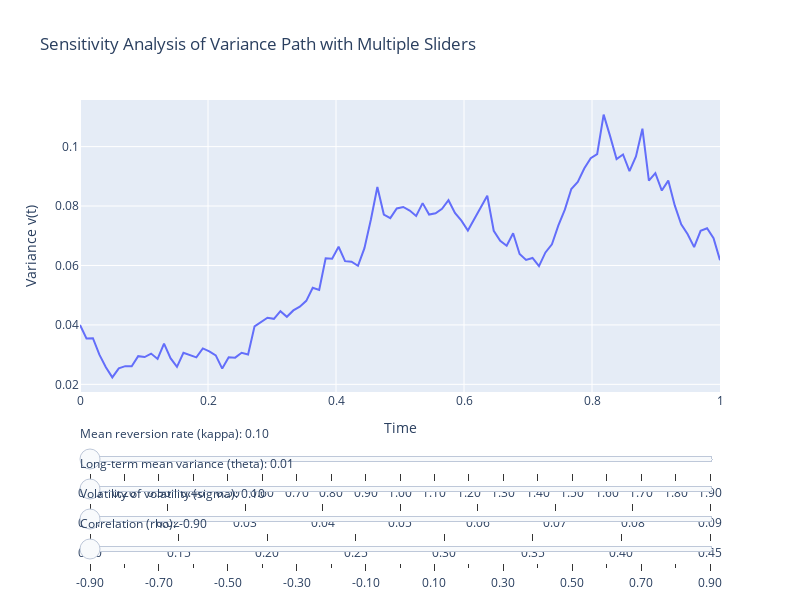

Notebook source saved alongside this figure:
### Code cell
import numpy as np
import plotly.graph_objs as go
from plotly.subplots import make_subplots

# Heston model parameters
S0 = 100       # Initial stock price
v0 = 0.04      # Initial variance
r = 0.05       # Risk-free rate
T = 1.0        # Time horizon
dt = 0.01      # Time step
N = int(T / dt) # Number of time steps
time = np.linspace(0, T, N)

# Generate correlated Brownian motions
dw1 = np.random.normal(size=N-1, scale=np.sqrt(dt))

# Function to generate variance paths for given Heston model parameters
def generate_variance_paths(kappa, theta, sigma, rho):
    v_temp = np.zeros(N)
    v_temp[0] = v0
    dw2 = rho * dw1 + np.sqrt(1 - rho**2) * np.random.normal(size=N-1, scale=np.sqrt(dt))

    for t in range(1, N):
        v_temp[t] = max(v_temp[t-1] + kappa * (theta - max(v_temp[t-1], 0)) * dt + sigma * np.sqrt(max(v_temp[t-1], 0)) * dw2[t-1], 0)

    return v_temp

# Initial parameters for the sliders
initial_kappa = 1.0
initial_theta = 0.04
initial_sigma = 0.2
initial_rho = -0.7

# Create the figure
fig = make_subplots(rows=1, cols=1)

# Add trace for initial parameters
fig.add_trace(
    go.Scatter(
        x=time, 
        y=generate_variance_paths(initial_kappa, initial_theta, initial_sigma, initial_rho),
        mode='lines'
    ),
    row=1, col=1
)

# Update the layout
fig.update_layout(
    title='Sensitivity Analysis of Variance Path with Multiple Sliders',
    xaxis_title='Time',
    yaxis_title='Variance v(t)',
    sliders=[
        {
            'pad': {'t': 30},
            'steps': [
                {
                    'method': 'update',
                    'args': [{'y': [generate_variance_paths(kappa, initial_theta, initial_sigma, initial_rho)]}],
                    'label': f'{kappa:.2f}'
                } for kappa in np.arange(0.1, 2.0, 0.1)
            ],
            'currentvalue': {'prefix': 'Mean reversion rate (kappa): '}
        },
        {
            'pad': {'t': 60},
            'steps': [
                {
                    'method': 'update',
                    'args': [{'y': [generate_variance_paths(initial_kappa, theta, initial_sigma, initial_rho)]}],
                    'label': f'{theta:.2f}'
                } for theta in np.arange(0.01, 0.1, 0.01)
            ],
            'currentvalue': {'prefix': 'Long-term mean variance (theta): '}
        },
        {
            'pad': {'t': 90},
            'steps': [
                {
                    'method': 'update',
                    'args': [{'y': [generate_variance_paths(initial_kappa, initial_theta, sigma, initial_rho)]}],
                    'label': f'{sigma:.2f}'
                } for sigma in np.arange(0.1, 0.5, 0.05)
            ],
            'currentvalue': {'prefix': 'Volatility of volatility (sigma): '}
        },
        {
            'pad': {'t': 120},
            'steps': [
                {
                    'method': 'update',
                    'args': [{'y': [generate_variance_paths(initial_kappa, initial_theta, initial_sigma, rho)]}],
                    'label': f'{rho:.2f}'
                } for rho in np.arange(-0.9, 1.0, 0.1)
            ],
            'currentvalue': {'prefix': 'Correlation (rho): '}
        }
    ],
    autosize=False,
    width=800,
    height=600
)

# Show the figure in a Jupyter Notebook
fig.show()

# If you are not using Jupyter, you might use this instead:
# plotly.offline.plot(fig, filename='heston_model_sensitivity_multiple_sliders.html')
